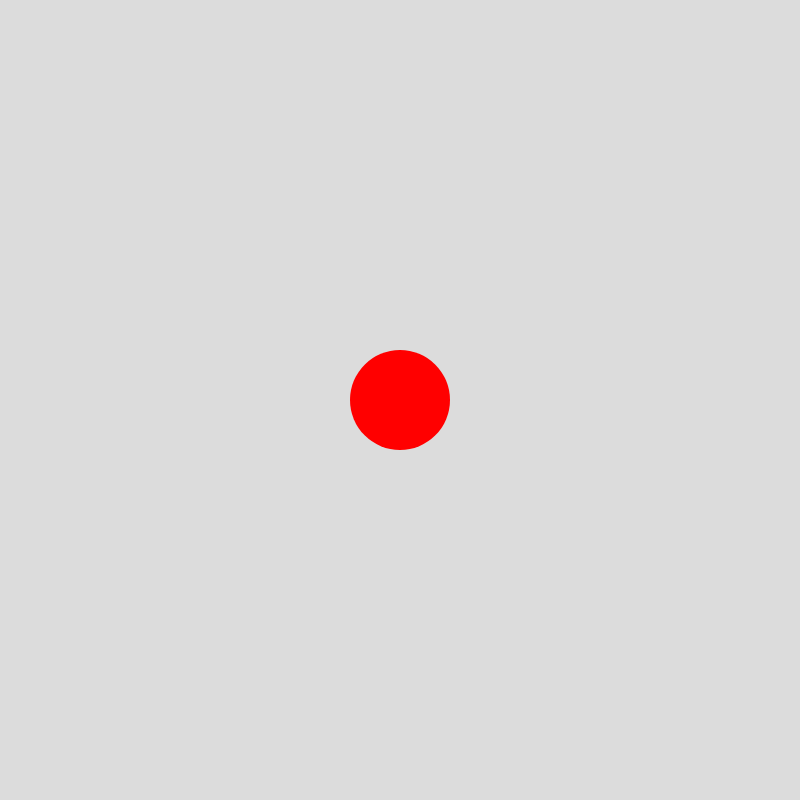
Frame 1 (no input)
Frame 60 (no input): identical to frame 1, image omitted
Frame 120 (the mouse pressed at the canvas centre since frame 60): identical to frame 1, image omitted

The p5.js sketch that drew this single still picture (run headless with seeded random() and noise() and a simulated clock; from frame 60 on, the mouse is pressed at the canvas centre):

// p5.js sketch
// ── sketch.js
function setup() {
  // creates a canvas 800px wide and 800px high
  createCanvas(800, 800);
}

function draw() {
  // set the background color to off white
  background(220);

  // draw a circle at (400, 400) with a diameter of 100px
  // set the fill color to red
  fill("red");

  // set the stroke color to black
  noStroke();

  // draw the circle
  ellipse(400, 400, 100);
}
